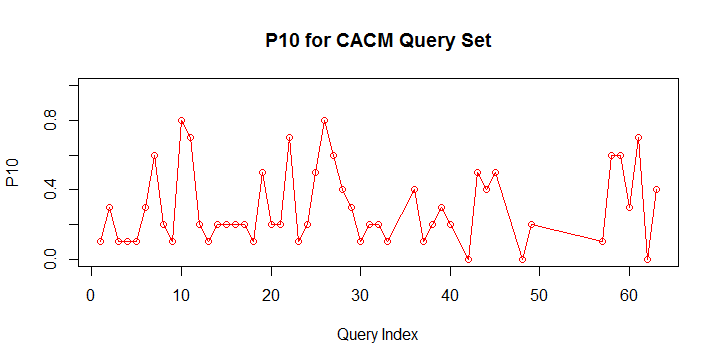

Reproduce this figure in R.
p10 <- read.csv("p10.csv", header = TRUE)
plot(p10$Query,p10$Value,type = "o",col = "red", xlab = "Query Index", ylab = "P10", 
     main = "P10 for CACM Query Set",  ylim=c(0,1))
